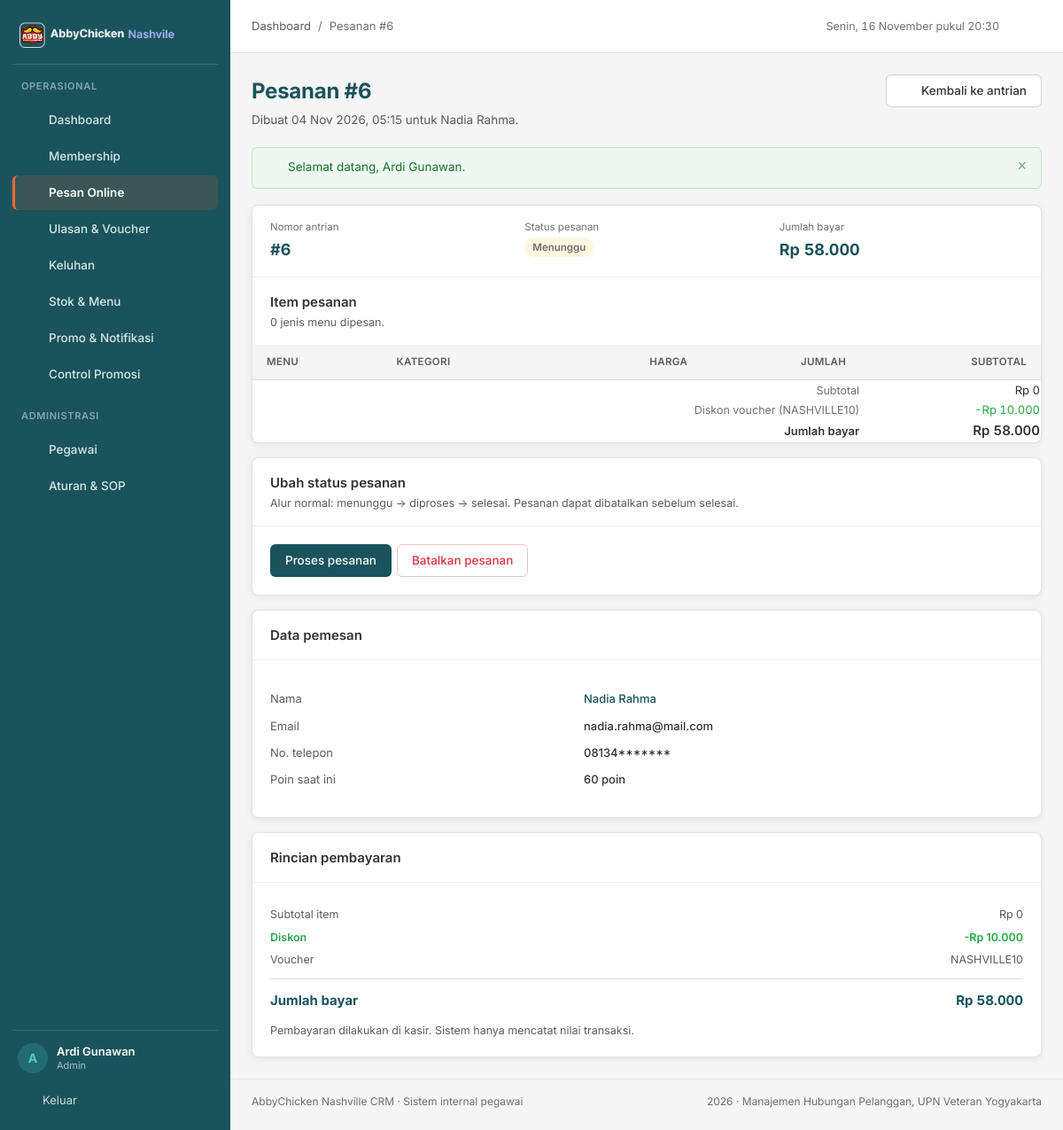
Page /pages/orders/detail.php?id=6 (signed in) on the committed database.
### tables this page shows
CREATE TABLE `pemesanan` (
  `pemesanan_id` int(11) NOT NULL AUTO_INCREMENT,
  `member_id` int(11) NOT NULL,
  `voucher_id` int(11) DEFAULT NULL,
  `nomor_antrian` int(11) NOT NULL,
  `total_diskon` decimal(10,2) NOT NULL DEFAULT 0.00,
  `jumlah_bayar` decimal(10,2) NOT NULL,
  `status_pesanan` enum('menunggu','diproses','selesai','dibatalkan') NOT NULL DEFAULT 'menunggu',
  `waktu_pemesanan` timestamp NOT NULL DEFAULT current_timestamp(),
  PRIMARY KEY (`pemesanan_id`),
  KEY `idx_pemesanan_member` (`member_id`),
  KEY `idx_pemesanan_status` (`status_pesanan`),
  KEY `idx_pemesanan_waktu` (`waktu_pemesanan`),
  KEY `fk_pemesanan_voucher` (`voucher_id`),
  CONSTRAINT `fk_pemesanan_member` FOREIGN KEY (`member_id`) REFERENCES `member` (`member_id`) ON DELETE CASCADE,
  CONSTRAINT `fk_pemesanan_voucher` FOREIGN KEY (`voucher_id`) REFERENCES `voucher` (`voucher_id`) ON DELETE SET NULL
);

CREATE TABLE `voucher` (
  `voucher_id` int(11) NOT NULL AUTO_INCREMENT,
  `kode_voucher` varchar(50) NOT NULL,
  `is_valid` tinyint(1) NOT NULL DEFAULT 1,
  `potongan_harga` decimal(10,2) NOT NULL,
  `valid_until` date NOT NULL,
  `deleted_at` timestamp NULL DEFAULT NULL,
  `created_at` timestamp NOT NULL DEFAULT current_timestamp(),
  PRIMARY KEY (`voucher_id`),
  UNIQUE KEY `uq_voucher_kode` (`kode_voucher`),
  KEY `idx_voucher_valid` (`is_valid`,`valid_until`)
);

CREATE TABLE `member` (
  `member_id` int(11) NOT NULL AUTO_INCREMENT,
  `email` varchar(100) NOT NULL,
  `password` varchar(255) NOT NULL DEFAULT '123456',
  `no_telp` varchar(15) NOT NULL,
  `tgl_join` date NOT NULL,
  `name` varchar(100) NOT NULL,
  `total_poin` int(11) NOT NULL DEFAULT 0,
  `member_status` enum('aktif','nonaktif') NOT NULL DEFAULT 'aktif',
  PRIMARY KEY (`member_id`),
  UNIQUE KEY `uq_member_email` (`email`),
  KEY `idx_member_nama` (`name`),
  KEY `idx_member_status` (`member_status`)
);

### pages/orders/detail.php (the view, shortened to what this page needs)
<?php
require_once __DIR__ . '/../../config/database.php';
$id = (int) ($_GET['id'] ?? 0);
$stmt = mysqli_prepare($conn, "SELECT p.*, m.name AS nama_member, m.email, m.no_telp, m.total_poin,
        v.kode_voucher, v.potongan_harga
    FROM pemesanan p
    JOIN member m ON m.member_id = p.member_id
    LEFT JOIN voucher v ON v.voucher_id = p.voucher_id
    WHERE p.pemesanan_id = ? LIMIT 1");
mysqli_stmt_bind_param($stmt, 'i', $id);
mysqli_stmt_execute($stmt);
$pesanan = mysqli_fetch_assoc(mysqli_stmt_get_result($stmt));
$subtotal = 0.0;
$items_arr = [];
$page_actions  = '<a class="btn btn--secondary" href="' . e(base_url('pages/orders/index.php')) . '">' . icon('arrow-left', 16) . ' Kembali ke antrian</a>';
require_once __DIR__ . '/../../includes/header.php';
?>
<section class="detail-grid">
  <div class="stack">
    <article class="card">
      <div class="stat-strip">
        <div class="stat-strip__item">
          <span>Nomor antrian</span>
          <strong>#<?= (int) $pesanan['nomor_antrian'] ?></strong>
        </div>
        <div class="stat-strip__item">
          <span>Status pesanan</span>
          <strong style="font-size:13px"><?= badge_pesanan($pesanan['status_pesanan']) ?></strong>
        </div>
        <div class="stat-strip__item">
          <span>Jumlah bayar</span>
          <strong><?= e(rupiah($pesanan['jumlah_bayar'])) ?></strong>
        </div>
      </div>
      <div class="card__head">
        <div>
          <h2>Item pesanan</h2>
          <p><?= count($items_arr) ?> jenis menu dipesan.</p>
        </div>
      </div>
      <div class="table-wrap">
        <table class="table">
          <thead>
            <tr>
              <th>Menu</th>
              <th>Kategori</th>
              <th class="num">Harga</th>
              <th class="num">Jumlah</th>
              <th class="num">Subtotal</th>
            </tr>
          </thead>
          <tfoot>
            <tr>
              <td colspan="4" class="text-right muted">Subtotal</td>
              <td class="num"><?= e(rupiah($subtotal)) ?></td>
            </tr>
            <?php if ((float) $pesanan['total_diskon'] > 0): ?>
              <tr>
                <td colspan="4" class="text-right muted">
                  Diskon voucher <?= $pesanan['kode_voucher'] ? '(' . e($pesanan['kode_voucher']) . ')' : '' ?>
                </td>
                <td class="num" style="color:var(--green)">-<?= e(rupiah($pesanan['total_diskon'])) ?></td>
              </tr>
            <?php endif; ?>
            <tr>
              <td colspan="4" class="text-right strong">Jumlah bayar</td>
              <td class="num strong" style="font-size:15px"><?= e(rupiah($pesanan['jumlah_bayar'])) ?></td>
            </tr>
          </tfoot>
        </table>
      </div>
    </article>
    <article class="card">
      <div class="card__head">
        <div>
          <h2>Ubah status pesanan</h2>
          <p>Alur normal: menunggu &rarr; diproses &rarr; selesai. Pesanan dapat dibatalkan sebelum selesai.</p>
        </div>
      </div>
      <div class="card__body">
        <?php if ($pesanan['status_pesanan'] === 'selesai' || $pesanan['status_pesanan'] === 'dibatalkan'): ?>
          <p class="text-small text-muted">
            Pesanan sudah <?= e($pesanan['status_pesanan']) ?> dan tidak dapat diubah lagi.
            Status akhir ini menjaga konsistensi poin dan riwayat transaksi.
          </p>
        <?php else: ?>
          <div class="btn-group" style="flex-wrap:wrap">
            <?php
            $transisi = [];
            if ($pesanan['status_pesanan'] === 'menunggu') {
                $transisi['diproses'] = ['Proses pesanan', 'btn--teal'];
            }
            $transisi['dibatalkan'] = ['Batalkan pesanan', 'btn--danger'];
            ?>
            <?php foreach ($transisi as $nilai => [$label, $kelas]): ?>
              <form class="inline-form" method="post" action="<?= e(base_url('pages/orders/proses.php')) ?>"
                    <?= $nilai === 'dibatalkan' ? 'data-confirm="Batalkan pesanan ini? Tindakan tidak dapat dibatalkan."' : '' ?>>
                <button class="btn <?= e($kelas) ?>" type="submit"><?= e($label) ?></button>
              </form>
            <?php endforeach; ?>
          </div>
        <?php endif; ?>
      </div>
    </article>
  </div>
  <div class="stack">
    <article class="card">
      <div class="card__head">
        <div>
          <h2>Data pemesan</h2>
        </div>
      </div>
      <div class="card__body">
        <dl class="dl">
          <dt>Nama</dt>
          <dd><a href="<?= e(base_url('pages/membership/detail.php?id=' . (int) $pesanan['member_id'])) ?>"><?= e($pesanan['nama_member']) ?></a></dd>
          <dt>Email</dt>
          <dd><?= e($pesanan['email']) ?></dd>
          <dt>No. telepon</dt>
          <dd><?= e(tampil_telepon($pesanan['no_telp'])) ?></dd>
          <dt>Poin saat ini</dt>
          <dd><?= number_format((int) $pesanan['total_poin'], 0, ',', '.') ?> poin</dd>
        </dl>
      </div>
    </article>
    <article class="card">
      <div class="card__head">
        <div>
          <h2>Rincian pembayaran</h2>
        </div>
      </div>
      <div class="card__body">
        <div class="summary__row">
          <span>Subtotal item</span>
          <span><?= e(rupiah($subtotal)) ?></span>
        </div>
        <div class="summary__row summary__row--diskon">
          <span>Diskon</span>
          <span>-<?= e(rupiah($pesanan['total_diskon'])) ?></span>
        </div>
        <div class="summary__row">
          <span>Voucher</span>
          <span><?= $pesanan['kode_voucher'] ? e($pesanan['kode_voucher']) : 'Tidak digunakan' ?></span>
        </div>
        <div class="summary__total">
          <span>Jumlah bayar</span>
          <span><?= e(rupiah($pesanan['jumlah_bayar'])) ?></span>
        </div>
        <p class="text-small text-muted mt-12">Pembayaran dilakukan di kasir. Sistem hanya mencatat nilai transaksi.</p>
      </div>
    </article>
  </div>
</section>
<?php require_once __DIR__ . '/../../includes/footer.php'; ?>

### assets/css/style.css (style rules this page uses)
:root { --teal-dark: #1A535C; --teal-dark-2: #14444B; --teal: #4ECDC4; --orange: #FF6B35; --orange-dark: #E55A2B; --white: #FFFFFF; --gray-50: #F5F5F5; --gray-100: #EFEFEF; --gray-200: #E2E2E2; --gray-300: #CFCFCF; --gray-500: #6F6F6F; --gray-600: #5C5C5C; --gray-900: #333333; --green: #28A745; --red: #DC3545; --amber: #E0A106; --blue: #2B7FD4; --radius-card: 8px; --radius-control: 6px; --shadow-card: 0 2px 8px rgba(0, 0, 0, 0.08); --sidebar-w: 260px; --font: 'Inter', -apple-system, BlinkMacSystemFont, 'Segoe UI', sans-serif; }
*, *::before, *::after { box-sizing: border-box; }
html { -webkit-text-size-adjust: 100%; }
body { margin: 0; font-family: var(--font); font-size: 14px; line-height: 1.55; color: var(--gray-900); background: var(--gray-50); -webkit-font-smoothing: antialiased; }
h1, h2, h3, h4, p, ul, ol, figure { margin: 0; }
h2 { font-size: 20px; font-weight: 600; }
a { color: var(--teal-dark); text-decoration: none; }
.card { background: var(--white); border: 1px solid var(--gray-200); border-radius: var(--radius-card); box-shadow: var(--shadow-card); }
.card__head { display: flex; align-items: flex-start; gap: 12px; padding: 16px 20px; border-bottom: 1px solid var(--gray-100); }
.card__head h2 { font-size: 15px; font-weight: 600; color: var(--gray-900); }
.card__head p { margin-top: 2px; font-size: 12.5px; color: var(--gray-600); }
.card__body { padding: 20px; }
.btn { display: inline-flex; align-items: center; justify-content: center; gap: 7px; padding: 8px 16px; border: 1px solid transparent; border-radius: var(--radius-control); font-family: inherit; font-size: 13.5px; font-weight: 500; line-height: 1.4; cursor: pointer; text-decoration: none; white-space: nowrap; transition: background-color 120ms ease, border-color 120ms ease, color 120ms ease; }
.btn--secondary { background: var(--white); border-color: var(--gray-300); color: var(--gray-900); }
.btn--teal { background: var(--teal-dark); color: var(--white); }
.btn--danger { background: var(--white); border-color: #F1C0C5; color: var(--red); }
.btn-group { display: inline-flex; gap: 6px; align-items: center; }
.table-wrap { width: 100%; overflow-x: auto; }
.table { width: 100%; border-collapse: collapse; font-size: 13px; }
.table thead th { text-align: left; padding: 10px 16px; background: var(--gray-50); border-bottom: 1px solid var(--gray-200); font-size: 11.5px; font-weight: 600; letter-spacing: 0.03em; text-transform: uppercase; color: var(--gray-600); white-space: nowrap; }
.table .num { text-align: right; font-variant-numeric: tabular-nums; white-space: nowrap; }
.table .strong { font-weight: 600; }
.table .muted { color: var(--gray-500); font-size: 12.5px; }
.stack { display: flex; flex-direction: column; gap: 16px; }
.summary__total { display: flex; justify-content: space-between; align-items: baseline; padding-top: 12px; margin-top: 12px; border-top: 1px solid var(--gray-200); font-size: 15px; font-weight: 700; color: var(--teal-dark); }
.summary__total span:last-child { font-variant-numeric: tabular-nums; }
.summary__row { display: flex; justify-content: space-between; font-size: 12.5px; color: var(--gray-600); margin-top: 6px; }
.summary__row--diskon { color: var(--green); font-weight: 600; }
.detail-grid { display: grid; grid-template-columns: minmax(0, 1.6fr) minmax(0, 1fr); gap: 16px; align-items: start; }
.dl { display: grid; grid-template-columns: minmax(110px, 40%) minmax(0, 1fr); gap: 10px 14px; font-size: 13px; }
.dl dt { color: var(--gray-600); }
.dl dd { margin: 0; font-weight: 500; word-break: break-word; }
.stat-strip { display: grid; grid-template-columns: repeat(3, minmax(0, 1fr)); gap: 12px; padding: 16px 20px; border-bottom: 1px solid var(--gray-100); }
.stat-strip__item { display: flex; flex-direction: column; gap: 2px; }
.stat-strip__item span { font-size: 11.5px; color: var(--gray-500); }
.stat-strip__item strong { font-size: 18px; color: var(--teal-dark); font-variant-numeric: tabular-nums; }
.mt-12 { margin-top: 12px; }
.text-muted { color: var(--gray-600); }
.text-small { font-size: 12.5px; }
.text-right { text-align: right; }
.inline-form { display: inline-flex; }
@media (max-width: 1200px) { .split-grid, .detail-grid { grid-template-columns: minmax(0, 1fr); } }

### rows in the picture
pemesanan: nomor_antrian "6", jumlah_bayar "Rp 58.000", voucher.kode_voucher "NASHVILLE10", total_diskon "Rp 10.000", member.name "Nadia Rahma", member.email "nadia.rahma@mail.com", member.no_telp "08134*******", member.total_poin "60"

### other values in the picture
$item['label'] "Dashboard"
$item['label'] "Membership"
$item['label'] "Pesan Online"
$item['label'] "Ulasan & Voucher"
$item['label'] "Keluhan"
$item['label'] "Stok & Menu"
$item['label'] "Promo & Notifikasi"
$item['label'] "Control Promosi"
$item['label'] "Pegawai"
$item['label'] "Aturan & SOP"
mb_substr($nama_pegawai, 0, 1) "A"
$nama_pegawai "Ardi Gunawan"
$role_pegawai "Admin"
$page_title "Pesanan #6"
$page_subtitle "Dibuat 04 Nov 2026, 05:15 untuk Nadia Rahma."
